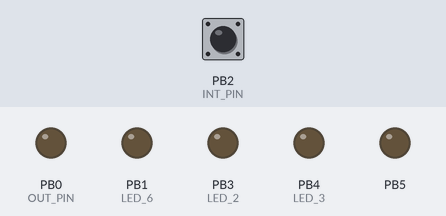
Simulated run of this sketch. Board: ATtiny85, built with avr-gcc and run on an emulated ATtiny85. Parts: output pins drawn as LEDs (lit = HIGH). The test bench sets the inputs (shaded band); at power-on: PB2 (INT_PIN) LOW. The board resets itself during the run and starts again; sleep ends after the set time or at an interrupt.

Above: at 5.0 s.
5.1 s: PB2 (INT_PIN) pulsed HIGH 5 times (0.12 s each, 0.3 s apart)
At 6.7 s:
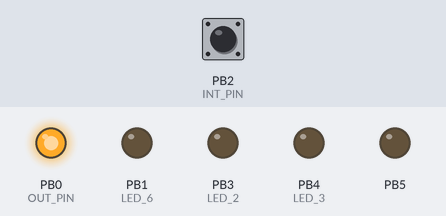
Timing chart, 0 to 32.8 s (numbered marks = the images above; inputs shaded):
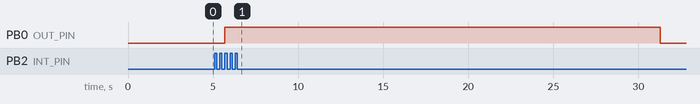

The sketch:

freitastenATTiny85_2.2.ino
```cpp
/* Dieser Sketch dient zur imitation eines Freitastens für Motorschaltungen
 * Häufig zu finden bei Ladeboardwänden oder Therapieliegen um ein unbeabsichtigtes Starten des Motors zu verhindern.
 * Da ich mit einem Einsatzszenario rechne das Ähnlich einem Medizinprodukt ist, ist Sicherheit sehr wichtig.
 * Ein Ausfall der Hardware oder ein Softwarefehler darf nicht zu einem start des Motors führen.
 * Daher wird der Motor nicht direkt angesteuert sondern nur feigegeben.
 * Eine tatsächliche Verwendung in Medizinprodukten ist nicht erlaubt; ich stelle hier nur ein Konzept vor.
 * Änderung Version 2.0 -> 2.2 das idleen beim upcount wurde gefixt, zusätzliche Dokumentation in initWD
 */
#define INT_PIN      2
#define OUT_PIN      0


//setup debugging
#define debug        false
#define LED_2        3 //wd INTERRUPT
#define LED_3        4 //PCINTERRUPT
#define LED_6        1 //HWINTERRUPT
//ende setup debugging


#define tippZahl  3//wieviel male Tippen um freizuschalten

volatile int cc = 0; //click counter
volatile int wc = 0; //watchdog counter
volatile unsigned int lastInterrupt;

void freiSchalten(bool schalter){
  if(schalter) PORTB |= (1<<OUT_PIN); //Transistor frei
  else PORTB &= ~(1<<OUT_PIN);//Transistor gesperrt
  }

void initPCI(bool schalter){
  GIFR  |= (1 << PCIF); // Ausgelöste Interrupts löschen
   if(schalter)       {
    initHWI(false);
    GIMSK |= (1 << PCIE); //Generelles Zulassen von PCINT
    PCMSK |= (1 << INT_PIN); //Pin INT_PIN fr Interrupt freigeben
    if(debug) digitalWrite(LED_3,HIGH);
    }
   else if(!schalter)  {
    GIMSK &= ~(1 << PCIE); //Generelles deaktivieren von PCINT
    PCMSK &= ~(1 << INT_PIN); //Pin INT_PIN fr Interrupt sperren
    if(debug) digitalWrite(LED_3,LOW);
    }
   }

void initHWI(bool schalter){
  GIFR  |= (1 << INTF0); // Ausgelöste Interrupts löschen
  if(schalter)       {
    initPCI(false);
    MCUCR |= (1<<ISC01)|(1<<ISC00);//Rising Edge
    GIMSK |= (1 << INT0); //Generelles Zulassen von INT0
    if(debug) digitalWrite(LED_6,HIGH);
    }
   else if(!schalter)  {
    if(debug) digitalWrite(LED_6,LOW);
    GIMSK &= ~(1 << INT0); //Generelles Deaktivieren von INT0
    }
  }

void initWD(int zeit){
  /*
   *8Sek WDP3=1 WDP2=0 WDP1=0 WDP0=1
   *4Sek WDP3=1 WDP2=0 WDP1=0 WDP0=0
   *2Sek WDP3=0 WDP2=1 WDP1=1 WDP0=1
   *1Sek WDP3=0 WDP2=1 WDP1=1 WDP0=0
   */
    WDTCR  |= (1 << WDIF); // Ausgelöste Interrupts löschen
    if   (zeit>1)   {
      asm("WDR"); //Rücksetzen des Watchdog Timer
      MCUSR = 0x00;
      WDTCR |= (1<<WDCE) | (1<<WDE);//Freigabe der Prescaler änderung für 4 Taktzyklen
      WDTCR = (1<<WDIE) | (1<<WDE) | (1<<WDP3) | (1<<WDP0);  //WD Timer auf 8 Sek, enabled: INTERRUPT
      if(debug) digitalWrite(LED_2,HIGH);
    }
    else if (zeit==1) {
      asm("WDR"); //Rücksetzen des Watchdog Timer
      MCUSR = 0x00;
      WDTCR |= (1<<WDCE) | (1<<WDE);//Freigabe der Prescaler änderung für 4 Taktzyklen
      WDTCR = (0<<WDIE) | (1<<WDE) | (1<<WDP2) | (1<<WDP1);  //WD Timer auf 1 Sek, enabled: RESET
      if(debug) digitalWrite(LED_2,HIGH);
    }
    else    {
      asm("WDR"); //Rücksetzen des Watchdog Timer
      MCUSR = 0x00;
      WDTCR |= (1<<WDCE) | (1<<WDE);//Freigabe der Prescaler änderung für 4 Taktzyklen
      WDTCR = 0x00; //Ausschalten des WDT
      if(debug) digitalWrite(LED_2,LOW);
    }
  }

void schlafe(){
  //if (!debug) digitalWrite(LED_3,HIGH);//Anzeigen das Schalf gleich eingeschaltet wird
  //if (!debug) digitalWrite(LED_2,LOW);//der letzte gewinnt
  //Sleepmode definieren: Power Down
  MCUCR = B10010111;//Vorbereitung BOD disable
  MCUCR = B10110011;//Sleep enable, Mode Power Down, Rising Edge, BOD aus
  sei();
  asm("SLEEP");//Schlafe ....wie cpu_sleep aus <avr/sleep.h>
  MCUCR &= ~(1 << SE); //Sleep Disable setzen
  //if (!debug) digitalWrite(LED_3,LOW);
  }

void idlee(){
  //if (!debug) digitalWrite(LED_2,HIGH);//Anzeigen das Schalf gleich eingeschaltet wird
  //if (!debug) digitalWrite(LED_3,LOW); //der letzte gewinnt
  //Sleepmode definieren: Idle
  MCUCR = B10010111;//Vorbereitung BOD disable
  MCUCR = B10100011;//Sleep enable, Idle, Rising Edge, BOD aus
  sei();
  asm("SLEEP");//Schlafe ....wie cpu_sleep aus <avr/sleep.h>
  MCUCR &= ~(1 << SE); //Sleep Disable setzen
  //if (!debug) digitalWrite(LED_2,LOW);
  }


ISR (PCINT0_vect) {//aus Schlaf kommend
  cli();
  //GIFR  |= (1 << PCIF);
  GIFR  |= (1 << INTF0);
  MCUSR = 0x00;
  lastInterrupt=millis();
  cc=1;
  wc=1;
  initWD(wc);//WDI immer zuerst
  initHWI(true);//Zusätzlich auf HWI
}

ISR (INT0_vect) {//im wachem/idle Zustand
  cli();
  GIFR  |= (1 << PCIF);
  //GIFR  |= (1 << INTF0);
  MCUSR = 0x00;
  if((lastInterrupt+200)>millis()) return;//entprellen
  cc++;
  //noch im Upcount
  if(cc<tippZahl){
    //asm("WDR"); //Rücksetzen des Watchdog Timer
    initWD(0);
    initWD(wc);
    return;
    }
   //ab hier wenn 3x freigetippt
   wc=4;//3x 8 Sek + 1 Sek = 25 Sek
   initWD(wc);//WDI immer zuerst
   initHWI(false);//Alle anderen Interrupts aussetzen
   freiSchalten(true);
   schlafe();
  }

ISR(WDT_vect){
  cli();
  GIFR  |= (1 << PCIF);
  GIFR  |= (1 << INTF0);
  //MCUSR = 0x00;
  wc--;
  if(wc<1 || cc<tippZahl) {//wenn der Countdown oder der Upcount endet, Softreset
    //reset (bei manuellem nullen funktioniert nach erster Freichaltung das Auslesen an INT_PIN und somit auch INT0 nicht mehr, daher kompletter Reset via WD)
    //Um das zu verstehen bräuchte ich Hardware debugging
  }
  else initWD(wc);//Countdown: Routine immer initialisieren, da der WD ohne neuen Initialisierung beim zweiten Aufruf in Reset geht;
  schlafe();
}

void initRegister(){
    cli();//SREG &= 0x7; //ist gleich cli(); alle innterrupts disable
    //PIN verwendung
    DDRB  = B00111111; // ALLE Pins Ausgang
    DDRB &= ~(1<<INT_PIN);// Pin INT_PIN Eingang
    PORTB = B00000000; //Ausgabe 0 bzw Pullup 0 aller Pins
    //allgemeine Stromsparmaßnahme start
    ACSR &= ~(1<<ACIE);//AC Interrupt aus
    ACSR |= (1<<ACD);//AC Disable = Analog Comparator aus
    ADCSRA &= ~((1 << ADEN) | (1<< ADC) ); //ADC generell ausschalten um Strom zu sparen
    //stromsparen ende

    //Freischaltung deaktivieren
    PORTB &= ~(1<<OUT_PIN); //Transistor ausschalten - falls routine ein 2. mal läuft
    //PCINT
    initPCI(true);//initail ist PCINT an
    //INT0
    initHWI(false);//initail ist INT0 aus
    //WDT
    initWD(wc); //initial ist WDT aus
    schlafe();
   }

void setup() {
  initRegister();
}

void loop() {
  idlee();//während des upcounts nur Idleen, nicht richtig schlafen damit INT0 richtig funktioniert
}
```

Measured:
- after the input at 5.1 s, PB0 (OUT_PIN): LOW → HIGH after 0.60 s, → LOW 25.6 s later
